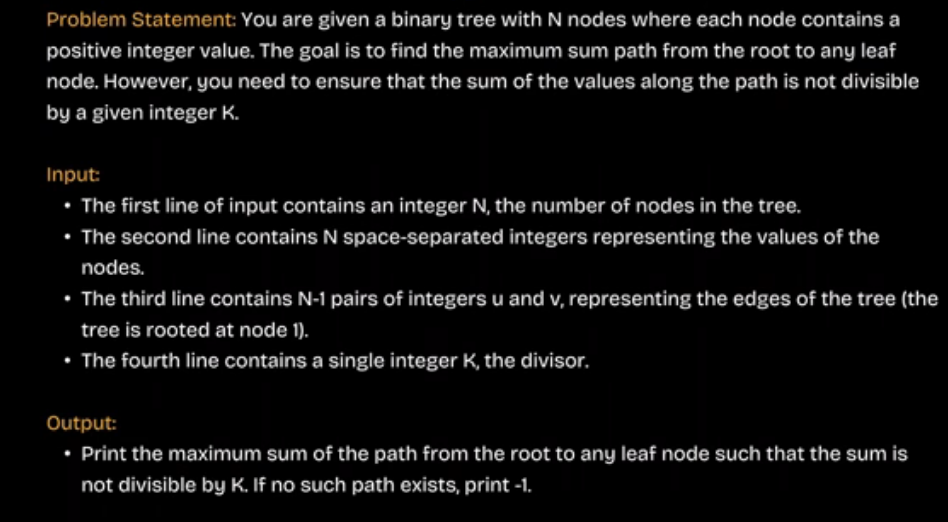
#> input picture Q_4_BinaryTree_Sum1.png, 948 x 522 px
$ jupyter execute --allow-errors BinaryTree_Sum.ipynb
#> lines starting #> are read from the running program, lines starting #| are printed output that depends on the picture
[cell 1]
import cv2
import matplotlib.pyplot as plt
quesn=cv2.imread("Q_4_BinaryTree_Sum1.png")
#> quesn is the input picture: shape (522, 948, 3); mean B, G, R 16.3, 16.4, 16.7
# 2. Set the display size (width, height in inches)
plt.figure(figsize=(200, 200))
plt.imshow(quesn)

[cell 2]
import cv2
import matplotlib.pyplot as plt
quesn1=cv2.imread("Q_4_BinaryTree_Sum2.png")
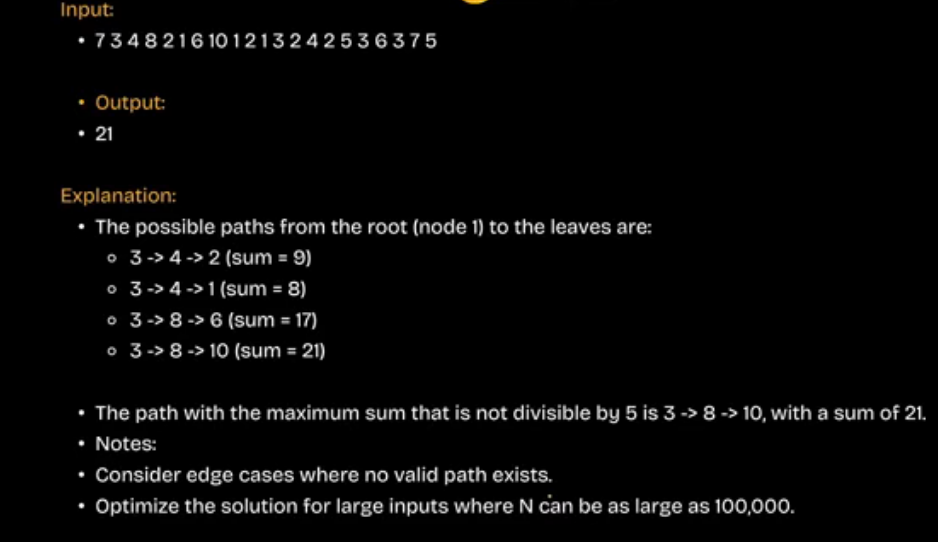
#> input picture Q_4_BinaryTree_Sum2.png, 938 x 542 px
#> quesn1 is the input picture: shape (542, 938, 3); mean B, G, R 8.1, 8.3, 8.4
# 2. Set the display size (width, height in inches)
plt.figure(figsize=(200, 200))
plt.imshow(quesn1)

Let's break down this problem step-by-step.We need to explore a binary tree from the top (root) all the way down to the bottom nodes (leaves), adding up the values along the way. Among all paths that lead to a leaf, we want the one that gives us the largest sum, with one catch: that sum cannot be divisible by $K$.

Since N can be as large as 100,000, a simple recursive solution might crash Python due to a stack overflow (too many nested function calls). Instead, we will construct an iterative Depth-First Search (DFS) using a loop and a list (stack) to explore the paths safely.

[cell 3]
def dfs(node, parent, curr_sum):
    global max_sum
    curr_sum += values[node-1]
    is_leaf = True

    for nbr in adj[node]:
        if nbr != parent:
            is_leaf = False
            dfs(nbr, node, curr_sum)

    # Fixed: This block must be outside the for-loop so it only checks AFTER looking
    # at all neighbors
    if is_leaf and curr_sum % K != 0:
        max_sum = max(max_sum, curr_sum)

# --- Main Program Execution ---
N = int(input())
#> the answer given: 3
values = list(map(int, input().split()))

adj = {i: [] for i in range(1, N+1)}
#> (the rest of this cell did not finish here and is left out)

# Step 1: Building the Binary Tree (adj)
The program reads N=7 and stores the node weights in the values list. Because list indexing in Python starts at 0, Node 1's weight is at values[0] (3), Node 2 is at values[1] (4), and so on.

Next, the code loops N-1 times (6 times) to read the edges and construct the graph. It creates a dictionary called adj (short for adjacency list). Because a tree edge goes both ways initially, every pair u, v gets added to both nodes' lists:

# After reading all 6 edges, your adj dictionary looks exactly like this:
adj = {

1: [2, 3],       # Node 1 is connected to 2 and 3

2: [1, 4, 5],    # Node 2 is connected back to 1, and down to 4 and 5

3: [1, 6, 7],    # Node 3 is connected back to 1, and down to 6 and 7

4: [2],          # Node 4 is connected back to 2

5: [2],          # Node 5 is connected back to 2

6: [3],          # Node 6 is connected back to 3

7: [3]           # Node 7 is connected back to 3

}

This map perfectly represents our tree structure:

[cell 4]
import cv2
import matplotlib.pyplot as plt
BT=cv2.imread("BinaryTree_For_BinaryTree_Sum.png")
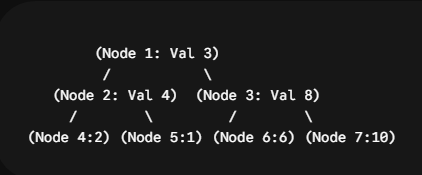
#> input picture BinaryTree_For_BinaryTree_Sum.png, 422 x 175 px
#> BT is the input picture: shape (175, 422, 3); min 14, max 255, mean 30.9
# 2. Set the display size (width, height in inches)
plt.figure(figsize=(200, 200))
plt.imshow(BT)
